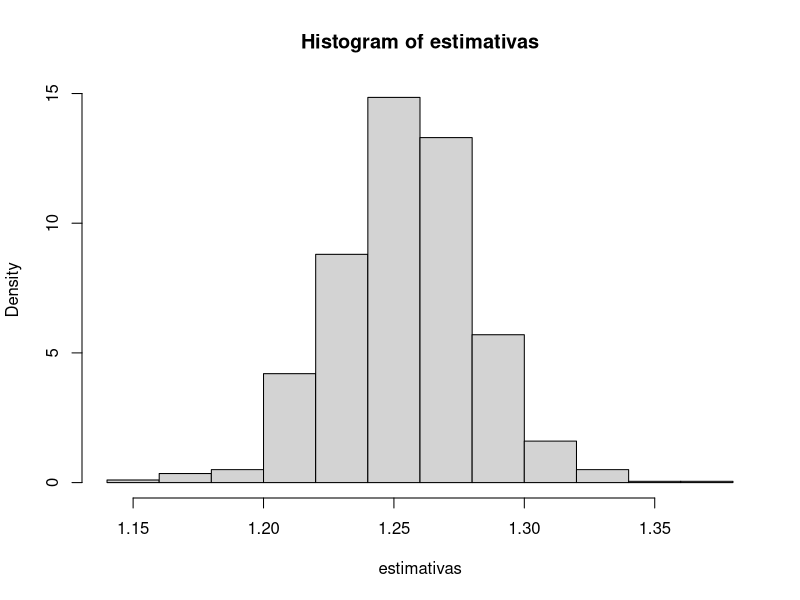
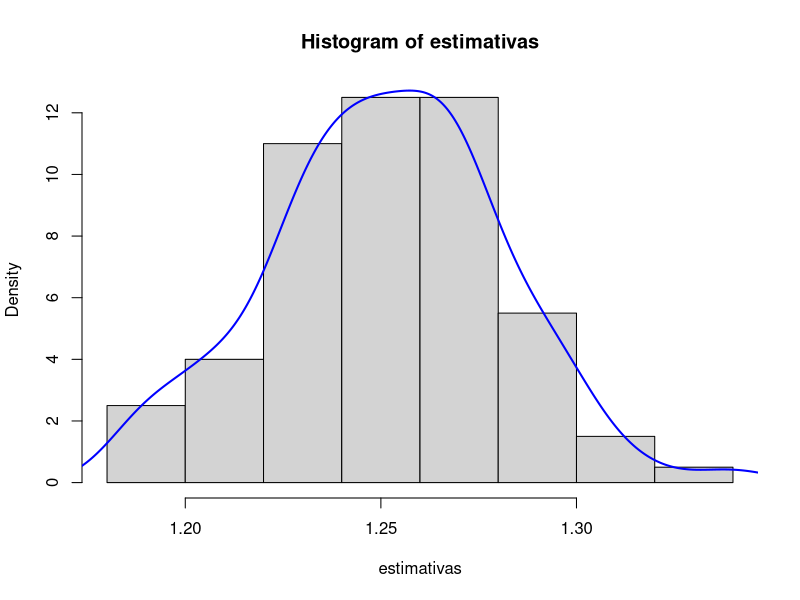
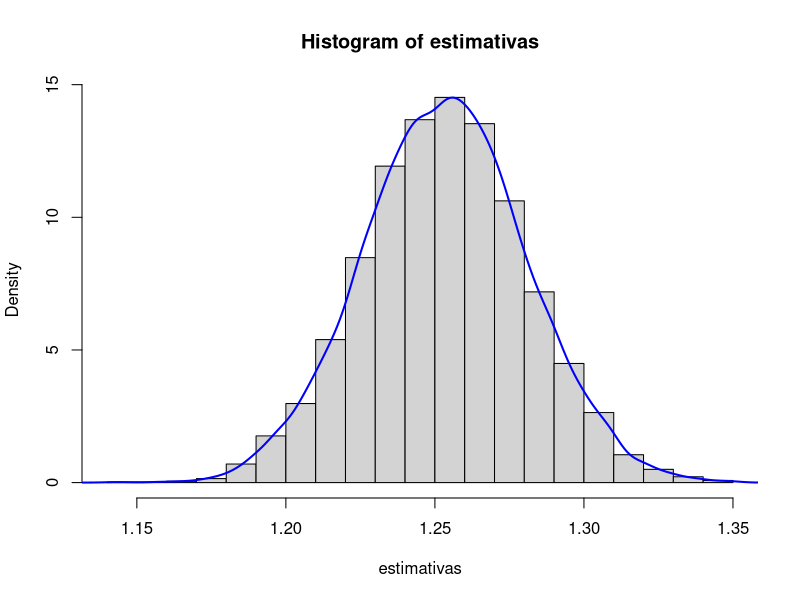

Source code (R) for these figures, in order: (Note: this script raises an error after producing the figures.)
#parte1
h <- function(u) {
 xis <- u/(1-u)
 a <- exp(-xis**2/2)/(1-u)**2
  return(a)
}
n <- 1000
u <-runif(n) 
mean(h(u))
gera.1 <- function(n){
  u <-runif(n) 
  return(mean(h(u)))
}
estimativas <- replicate(1000, gera.1(n))
hist(estimativas, freq=F)
quantile(estimativas, probs = c(0.025, 0.975))
diff(quantile(estimativas, probs = c(0.025, 0.975)))
#fazendo isso para n=10000
estimativas <- replicate(100, gera.1(n))
hist(estimativas, freq=F,bs = c(0.025, 0.975))
lines(density(estimativas), col = "blue", lwd = 2)
mean(estimativas)
sd(estimativas)
quantile(estimativas, probs = c(0.025, 0.975))
diff(quantile(estimativas, probs = c(0.025, 0.975)))#amplitude      
#fazendo isso para n=10000
estimativas <- replicate(10000, gera.1(n))
hist(estimativas, freq=F)
lines(density(estimativas), col = "blue", lwd = 2)
mean(estimativas)
sd(estimativas)
quantile(estimativas, probs = c(0.025, 0.975))
diff(quantile(estimativas, probs = c(0.025, 0.975))) 

#parte 2
#deu errado 
#set.seed(666)
#amostra <- rcauchy(10)+350
#veross <-function(teta){
  
 # u <- prod(dcauchy(amostra-teta))
  #return(u)
  #}

#integrate(veross,-Inf,Inf)

n <- c(10,1e2,1e3,1e4,1e5,1e6)
er_rela <- (estimativa-pi)/pi
